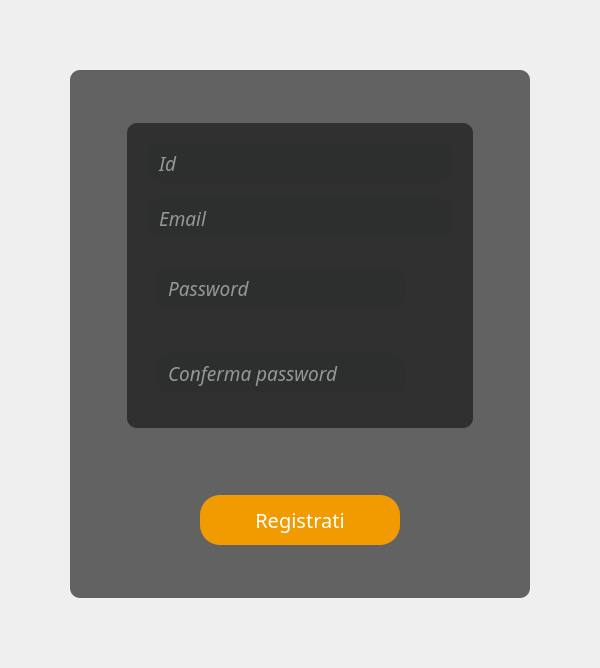
<?xml version="1.0" encoding="UTF-8"?>
<ui version="4.0">
 <class>Form</class>
 <widget class="QWidget" name="Form">
  <property name="geometry">
   <rect>
    <x>0</x>
    <y>0</y>
    <width>600</width>
    <height>668</height>
   </rect>
  </property>
  <property name="minimumSize">
   <size>
    <width>550</width>
    <height>600</height>
   </size>
  </property>
  <property name="maximumSize">
   <size>
    <width>600</width>
    <height>700</height>
   </size>
  </property>
  <property name="windowTitle">
   <string>Form</string>
  </property>
  <property name="styleSheet">
   <string notr="true">background-image: url(:/immagini/immagini/sfondo_registra_dipendente.png);</string>
  </property>
  <layout class="QGridLayout" name="gridLayout">
   <property name="leftMargin">
    <number>70</number>
   </property>
   <property name="topMargin">
    <number>70</number>
   </property>
   <property name="rightMargin">
    <number>70</number>
   </property>
   <property name="bottomMargin">
    <number>70</number>
   </property>
   <item row="0" column="0">
    <widget class="QFrame" name="frame">
     <property name="sizePolicy">
      <sizepolicy hsizetype="Expanding" vsizetype="Expanding">
       <horstretch>0</horstretch>
       <verstretch>0</verstretch>
      </sizepolicy>
     </property>
     <property name="minimumSize">
      <size>
       <width>400</width>
       <height>500</height>
      </size>
     </property>
     <property name="autoFillBackground">
      <bool>false</bool>
     </property>
     <property name="styleSheet">
      <string notr="true">border-radius:10px;
background:transparent;
background-color: rgba(0,0,0,150)</string>
     </property>
     <property name="frameShape">
      <enum>QFrame::StyledPanel</enum>
     </property>
     <property name="frameShadow">
      <enum>QFrame::Sunken</enum>
     </property>
     <property name="lineWidth">
      <number>3</number>
     </property>
     <layout class="QVBoxLayout" name="verticalLayout">
      <item>
       <spacer name="verticalSpacer_3">
        <property name="orientation">
         <enum>Qt::Vertical</enum>
        </property>
        <property name="sizeType">
         <enum>QSizePolicy::Expanding</enum>
        </property>
        <property name="sizeHint" stdset="0">
         <size>
          <width>20</width>
          <height>40</height>
         </size>
        </property>
       </spacer>
      </item>
      <item alignment="Qt::AlignHCenter">
       <widget class="QFrame" name="frame_2">
        <property name="sizePolicy">
         <sizepolicy hsizetype="Expanding" vsizetype="Expanding">
          <horstretch>0</horstretch>
          <verstretch>0</verstretch>
         </sizepolicy>
        </property>
        <property name="styleSheet">
         <string notr="true">background-color: rgba(0,0,0,130)</string>
        </property>
        <property name="frameShape">
         <enum>QFrame::StyledPanel</enum>
        </property>
        <property name="frameShadow">
         <enum>QFrame::Raised</enum>
        </property>
        <layout class="QVBoxLayout" name="verticalLayout_2">
         <property name="spacing">
          <number>15</number>
         </property>
         <property name="leftMargin">
          <number>20</number>
         </property>
         <property name="topMargin">
          <number>20</number>
         </property>
         <property name="rightMargin">
          <number>20</number>
         </property>
         <property name="bottomMargin">
          <number>20</number>
         </property>
         <item>
          <widget class="QLineEdit" name="id">
           <property name="sizePolicy">
            <sizepolicy hsizetype="Expanding" vsizetype="Fixed">
             <horstretch>0</horstretch>
             <verstretch>0</verstretch>
            </sizepolicy>
           </property>
           <property name="minimumSize">
            <size>
             <width>250</width>
             <height>40</height>
            </size>
           </property>
           <property name="font">
            <font>
             <family>American Typewriter</family>
             <pointsize>14</pointsize>
             <italic>true</italic>
            </font>
           </property>
           <property name="styleSheet">
            <string notr="true">QLineEdit{
color: #FFF;
padding-left:8px;
padding-right:8px;
border:2px solid rgb(45, 46, 46);
border-radius:15px;
	background-color: rgb(45, 46, 46);
}
QLineEdit:hover{
border:2px solid rgb(45, 46, 46);
}
QLineEdit:focus{
border:2px solid rgb(242, 155, 0);
}</string>
           </property>
           <property name="placeholderText">
            <string>Id</string>
           </property>
           <property name="clearButtonEnabled">
            <bool>false</bool>
           </property>
          </widget>
         </item>
         <item>
          <widget class="QLineEdit" name="email">
           <property name="sizePolicy">
            <sizepolicy hsizetype="Expanding" vsizetype="Fixed">
             <horstretch>0</horstretch>
             <verstretch>0</verstretch>
            </sizepolicy>
           </property>
           <property name="minimumSize">
            <size>
             <width>250</width>
             <height>40</height>
            </size>
           </property>
           <property name="font">
            <font>
             <family>American Typewriter</family>
             <pointsize>14</pointsize>
             <italic>true</italic>
            </font>
           </property>
           <property name="styleSheet">
            <string notr="true">QLineEdit{
color: #FFF;
padding-left:8px;
padding-right:8px;
border:2px solid rgb(45, 46, 46);
border-radius:15px;
	background-color: rgb(45, 46, 46);
}
QLineEdit:hover{
border:2px solid rgb(45, 46, 46);
}
QLineEdit:focus{
border:2px solid rgb(242, 155, 0);
}</string>
           </property>
           <property name="placeholderText">
            <string>Email</string>
           </property>
           <property name="clearButtonEnabled">
            <bool>false</bool>
           </property>
          </widget>
         </item>
         <item>
          <widget class="QFrame" name="frame_4">
           <property name="sizePolicy">
            <sizepolicy hsizetype="Expanding" vsizetype="Expanding">
             <horstretch>0</horstretch>
             <verstretch>0</verstretch>
            </sizepolicy>
           </property>
           <property name="minimumSize">
            <size>
             <width>300</width>
             <height>70</height>
            </size>
           </property>
           <property name="styleSheet">
            <string notr="true">background:none</string>
           </property>
           <property name="frameShape">
            <enum>QFrame::StyledPanel</enum>
           </property>
           <property name="frameShadow">
            <enum>QFrame::Raised</enum>
           </property>
           <layout class="QHBoxLayout" name="horizontalLayout_3">
            <item alignment="Qt::AlignHCenter">
             <widget class="QLineEdit" name="password">
              <property name="sizePolicy">
               <sizepolicy hsizetype="Expanding" vsizetype="Fixed">
                <horstretch>0</horstretch>
                <verstretch>0</verstretch>
               </sizepolicy>
              </property>
              <property name="minimumSize">
               <size>
                <width>250</width>
                <height>40</height>
               </size>
              </property>
              <property name="font">
               <font>
                <family>American Typewriter</family>
                <pointsize>14</pointsize>
                <italic>true</italic>
                <bold>false</bold>
                <underline>false</underline>
               </font>
              </property>
              <property name="styleSheet">
               <string notr="true">QLineEdit{
color: #FFF;
padding-left:8px;
padding-right:8px;
border:2px solid rgb(45, 46, 46);
border-radius:15px;
	background-color: rgb(45, 46, 46);
}
QLineEdit:hover{
border:2px solid rgb(45, 46, 46);
}
QLineEdit:focus{
border:2px solid rgb(255, 148, 8);
}</string>
              </property>
              <property name="maxLength">
               <number>100</number>
              </property>
              <property name="echoMode">
               <enum>QLineEdit::Password</enum>
              </property>
              <property name="placeholderText">
               <string>Password</string>
              </property>
              <property name="clearButtonEnabled">
               <bool>false</bool>
              </property>
             </widget>
            </item>
            <item>
             <widget class="QPushButton" name="sp_button">
              <property name="cursor">
               <cursorShape>PointingHandCursor</cursorShape>
              </property>
              <property name="text">
               <string/>
              </property>
              <property name="icon">
               <iconset resource="../../risorse/res.qrc">
                <normaloff>:/icone/icone/hidepass.png</normaloff>
                <normalon>:/icone/icone/showpass.png</normalon>:/icone/icone/hidepass.png</iconset>
              </property>
              <property name="iconSize">
               <size>
                <width>32</width>
                <height>32</height>
               </size>
              </property>
              <property name="checkable">
               <bool>true</bool>
              </property>
              <property name="checked">
               <bool>false</bool>
              </property>
              <property name="autoRepeat">
               <bool>false</bool>
              </property>
             </widget>
            </item>
           </layout>
          </widget>
         </item>
         <item>
          <widget class="QFrame" name="frame_5">
           <property name="sizePolicy">
            <sizepolicy hsizetype="Expanding" vsizetype="Expanding">
             <horstretch>0</horstretch>
             <verstretch>0</verstretch>
            </sizepolicy>
           </property>
           <property name="minimumSize">
            <size>
             <width>300</width>
             <height>70</height>
            </size>
           </property>
           <property name="styleSheet">
            <string notr="true">background:none</string>
           </property>
           <property name="frameShape">
            <enum>QFrame::StyledPanel</enum>
           </property>
           <property name="frameShadow">
            <enum>QFrame::Raised</enum>
           </property>
           <layout class="QHBoxLayout" name="horizontalLayout_4">
            <item alignment="Qt::AlignHCenter">
             <widget class="QLineEdit" name="cpassword">
              <property name="sizePolicy">
               <sizepolicy hsizetype="Expanding" vsizetype="Fixed">
                <horstretch>0</horstretch>
                <verstretch>0</verstretch>
               </sizepolicy>
              </property>
              <property name="minimumSize">
               <size>
                <width>250</width>
                <height>40</height>
               </size>
              </property>
              <property name="font">
               <font>
                <family>American Typewriter</family>
                <pointsize>14</pointsize>
                <italic>true</italic>
                <bold>false</bold>
                <underline>false</underline>
               </font>
              </property>
              <property name="styleSheet">
               <string notr="true">QLineEdit{
color: #FFF;
padding-left:8px;
padding-right:8px;
border:2px solid rgb(45, 46, 46);
border-radius:15px;
	background-color: rgb(45, 46, 46);
}
QLineEdit:hover{
border:2px solid rgb(45, 46, 46);
}
QLineEdit:focus{
border:2px solid rgb(255, 148, 8);
}</string>
              </property>
              <property name="maxLength">
               <number>100</number>
              </property>
              <property name="echoMode">
               <enum>QLineEdit::Password</enum>
              </property>
              <property name="placeholderText">
               <string>Conferma password</string>
              </property>
              <property name="clearButtonEnabled">
               <bool>false</bool>
              </property>
             </widget>
            </item>
            <item>
             <widget class="QPushButton" name="scp_button">
              <property name="cursor">
               <cursorShape>PointingHandCursor</cursorShape>
              </property>
              <property name="text">
               <string/>
              </property>
              <property name="icon">
               <iconset resource="../../risorse/res.qrc">
                <normaloff>:/icone/icone/hidepass.png</normaloff>
                <normalon>:/icone/icone/showpass.png</normalon>:/icone/icone/hidepass.png</iconset>
              </property>
              <property name="iconSize">
               <size>
                <width>32</width>
                <height>32</height>
               </size>
              </property>
              <property name="checkable">
               <bool>true</bool>
              </property>
              <property name="checked">
               <bool>false</bool>
              </property>
              <property name="autoRepeat">
               <bool>false</bool>
              </property>
             </widget>
            </item>
           </layout>
          </widget>
         </item>
        </layout>
       </widget>
      </item>
      <item alignment="Qt::AlignHCenter">
       <widget class="QLabel" name="error">
        <property name="sizePolicy">
         <sizepolicy hsizetype="Expanding" vsizetype="Fixed">
          <horstretch>0</horstretch>
          <verstretch>0</verstretch>
         </sizepolicy>
        </property>
        <property name="minimumSize">
         <size>
          <width>350</width>
          <height>35</height>
         </size>
        </property>
        <property name="styleSheet">
         <string notr="true">font: 16pt &quot;American Typewriter&quot;;
color:rgb(255, 37, 0);
background:none;
alignment:center;</string>
        </property>
        <property name="lineWidth">
         <number>2</number>
        </property>
        <property name="text">
         <string/>
        </property>
        <property name="wordWrap">
         <bool>false</bool>
        </property>
       </widget>
      </item>
      <item>
       <spacer name="verticalSpacer_2">
        <property name="orientation">
         <enum>Qt::Vertical</enum>
        </property>
        <property name="sizeType">
         <enum>QSizePolicy::Fixed</enum>
        </property>
        <property name="sizeHint" stdset="0">
         <size>
          <width>20</width>
          <height>20</height>
         </size>
        </property>
       </spacer>
      </item>
      <item alignment="Qt::AlignHCenter">
       <widget class="QPushButton" name="registrati_button">
        <property name="minimumSize">
         <size>
          <width>200</width>
          <height>50</height>
         </size>
        </property>
        <property name="font">
         <font>
          <family>American Typewriter</family>
          <pointsize>15</pointsize>
          <bold>false</bold>
         </font>
        </property>
        <property name="cursor">
         <cursorShape>PointingHandCursor</cursorShape>
        </property>
        <property name="styleSheet">
         <string notr="true">QPushButton{
   
	background-color: rgb(242, 155, 0);
     border:none;
     color:rgb(255,255,255); 
     border-radius:20px;
   
}
QPushButton:hover {
	
	background-color: rgba(242, 155, 20,150);
     border-left: 2px solid rgb(173, 107,0);
     border-right: 2px solid rgb(173, 107,0);
     border-bottom: 3px solid rgb(173, 107,0);
}
QPushButton:pressed {
	
	background-color: rgba(255, 224, 0,75);
     border-left: 2px solid rgb(173, 107,0);
     border-right: 2px solid rgb(173, 107,0); 
     border-bottom: none;
}</string>
        </property>
        <property name="text">
         <string>Registrati</string>
        </property>
       </widget>
      </item>
      <item>
       <spacer name="verticalSpacer_9">
        <property name="orientation">
         <enum>Qt::Vertical</enum>
        </property>
        <property name="sizeHint" stdset="0">
         <size>
          <width>20</width>
          <height>40</height>
         </size>
        </property>
       </spacer>
      </item>
     </layout>
    </widget>
   </item>
  </layout>
 </widget>
 <resources>
  <include location="../../risorse/res.qrc"/>
 </resources>
 <connections/>
</ui>
